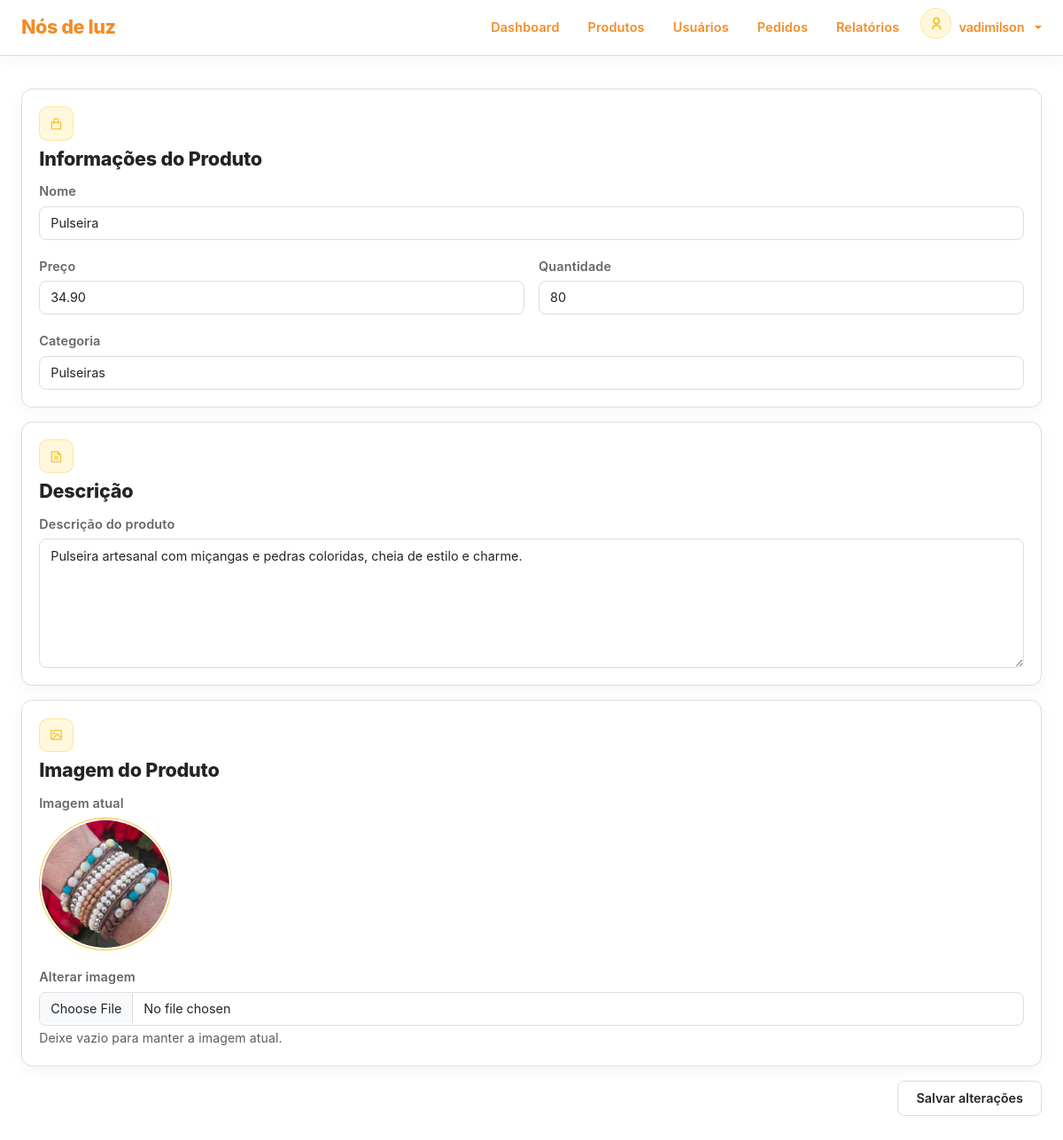
The page /dashboard/product-edit.php?id=6 (signed in) on the database its author committed.
### tables this page shows
CREATE TABLE `products` (
  `id` int(11) NOT NULL,
  `name` varchar(250) NOT NULL,
  `quantity` int(11) NOT NULL DEFAULT 0,
  `price` decimal(10,2) NOT NULL,
  `description` text NOT NULL,
  `image` varchar(256) NOT NULL,
  `category` varchar(50) NOT NULL
);

### app/config/config.php (called while the page is built, shortened)
<?php
function e(?string $value): string
{
    return htmlspecialchars($value ?? '', ENT_QUOTES, 'UTF-8');
}
?>

### dashboard/product-edit.php (the view, shortened to what this page needs)
<?php
require_once __DIR__ . '/../app/config/config.php';
require_once BASE_PATH . '/app/middleware/admin.php';
$id = (int) ($_GET['id'] ?? 0);
$stmt = mysqli_prepare(
    $conn,
    "SELECT id, name, quantity, price, description, image, category
     FROM products
     WHERE id = ?"
);
mysqli_stmt_bind_param($stmt, "i", $id);
mysqli_stmt_execute($stmt);
$result = mysqli_stmt_get_result($stmt);
$product = mysqli_fetch_assoc($result);
require_once BASE_PATH . '/components/layout/head.php';
require_once BASE_PATH . '/components/layout/header.php';
?>
<div class="custom-main-container min-vh-100 section-spacer">
    <div class="row g-3">
        <div class="col-12">
            <form
                action="<?= BASE_URL ?>app/controllers/product-controller.php"
                method="POST"
                enctype="multipart/form-data"
            >
                <div class="d-flex flex-column gap-3">
                    <div class="card no-hover">
                        <div class="card-body">
                            <div class="form-content">
                                <div class="form-header">
                                    <div class="icon-box">
                                        <i class="ri-shopping-bag-line"></i>
                                    </div>
                                    <h3 class="form-title">
                                        Informações do Produto
                                    </h3>
                                </div>
                                <div class="form-body row g-3">
                                    <div class="form-field col-12">
                                        <label for="name">
                                            Nome
                                        </label>
                                        <input
                                            class="form-control"
                                            name="name"
                                            id="name"
                                            type="text"
                                            minlength="2"
                                            maxlength="250"
                                            value="<?= e($product['name']) ?>"
                                            required
                                        >
                                    </div>
                                    <div class="form-field col-6">
                                        <label for="price">
                                            Preço
                                        </label>
                                        <input
                                            class="form-control"
                                            name="price"
                                            id="price"
                                            type="number"
                                            min="0"
                                            step="0.01"
                                            value="<?= e($product['price']) ?>"
                                            required
                                        >
                                    </div>
                                    <div class="form-field col-6">
                                        <label for="quantity">
                                            Quantidade
                                        </label>
                                        <input
                                            class="form-control"
                                            name="quantity"
                                            id="quantity"
                                            type="number"
                                            min="0"
                                            step="1"
                                            value="<?= e($product['quantity']) ?>"
                                            required
                                        >
                                    </div>
                                    <div class="form-field col-12">
                                        <label for="category">
                                            Categoria
                                        </label>
                                        <input
                                            class="form-control"
                                            name="category"
                                            id="category"
                                            type="text"
                                            maxlength="50"
                                            value="<?= e($product['category']) ?>"
                                            required
                                        >
                                    </div>
                                </div>
                            </div>
                        </div>
                    </div>
                    <div class="card no-hover">
                        <div class="card-body">
                            <div class="form-content">
                                <div class="form-header">
                                    <div class="icon-box">
                                        <i class="ri-file-text-line"></i>
                                    </div>
                                    <h3 class="form-title">
                                        Descrição
                                    </h3>
                                </div>
                                <div class="form-body row g-3">
                                    <div class="form-field col-12">
                                        <label for="description">
                                            Descrição do produto
                                        </label>
                                        <textarea
                                            class="form-control"
                                            name="description"
                                            id="description"
                                            rows="6"
                                            maxlength="5000"
                                            required
                                        ><?= e($product['description']) ?></textarea>
                                    </div>
                                </div>
                            </div>
                        </div>
                    </div>
                    <div class="card no-hover">
                        <div class="card-body">
                            <div class="form-content">
                                <div class="form-header">
                                    <div class="icon-box">
                                        <i class="ri-image-line"></i>
                                    </div>
                                    <h3 class="form-title">
                                        Imagem do Produto
                                    </h3>
                                </div>
                                <div class="form-body row g-3">
                                    <div class="form-field col-12">
                                        <label>
                                            Imagem atual
                                        </label>
                                        <div>
                                            <img
                                                src="<?= BASE_URL . e($product['image']) ?>"
                                                alt="<?= e($product['name']) ?>"
                                                style="width: 150px; height: 150px; object-fit: cover;"
                                            >
                                        </div>
                                    </div>
                                    <div class="form-field col-12">
                                        <label for="image">
                                            Alterar imagem
                                        </label>
                                        <input
                                            class="form-control"
                                            name="image"
                                            id="image"
                                            type="file"
                                            accept="image/jpeg,image/png,image/webp"
                                        >
                                        <small class="text-muted">
                                            Deixe vazio para manter a imagem atual.
                                        </small>
                                    </div>
                                </div>
                            </div>
                        </div>
                    </div>
                    <div class="d-flex w-100 justify-content-end p-0">
                        <button
                            type="submit"
                            class="btn secondary"
                        >
                            Salvar Alterações
                        </button>
                    </div>
                </div>
            </form>
        </div>
    </div>
</div>

### assets/css/index.css (style rules this page uses)
* { padding: 0; margin: 0; box-sizing: border-box; list-style: none; }
:root { --color-primary: #f4c430; --color-primary-hover: #ddb01f; --color-primary-light: #fff8dc; --color-orange: #f28c28; --color-orange-hover: #df7815; --color-orange-light: #fff0df; --color-background: #ffffff; --color-background-soft: #fafafa; --color-section: #f6f6f6; --color-card: #ffffff; --color-border: #dddddd; --color-border-light: #eeeeee; --color-title: #242424; --color-text: #666666; --color-muted: #999999; --navbar-background: #f7f7f7; --navbar-border: #dddddd; --footer-background: #000000; --footer-text: #dddddd; --color-input: #ffffff; --color-primary-border: #f4c43055; --color-primary-background: #fff8dc; --color-success: #198754; --color-success-border: #19875433; --color-success-background: #19875414; --color-danger: #ff5441; --color-danger-border: #ff544133; --color-danger-background: #ff544114; --font-family: "Inter", Arial, Helvetica, sans-serif; --font-size-xxl: clamp(2rem, 4vw + 1rem, 3.2rem); --font-size-xl: clamp(2rem, 4vw, 3rem); --font-size-lg: 1.35rem; --font-size-md: 1rem; --font-size-sm: 0.9rem; --font-weight-bold: 800; --font-weight-semibold: 600; --font-weight-regular: 400; --container-width: 1060px; --radius-sm: 8px; --radius-md: 10px; --radius-lg: 12px; --transition: 0.2s ease; --shadow-sm: 0 5px 18px rgba(0, 0, 0, 0.04); --shadow-md: 0 10px 25px rgba(0, 0, 0, 0.08); }
html { scroll-behavior: smooth; }
body { overflow-x: hidden; background-color: var(--color-background); color: var(--color-text); font-family: "Inter", sans-serif !important; font-size: var(--font-size-md); font-weight: var(--font-weight-regular); line-height: 1.65; letter-spacing: 0.01em; -webkit-font-smoothing: antialiased; }
h1, h2, h3, h4, h5, h6, span { color: var(--color-title); letter-spacing: -0.01em; }
.custom-main-container, .custom-main-container-fluid { width: 100%; margin-inline: auto; padding-inline: 1.5rem; }
.custom-main-container { max-width: 1200px; }
.section-spacer { padding-top: 100px; padding-bottom: 100px; }
.icon-box { flex-shrink: 0; width: 2.4rem !important; height: 2.4rem !important; display: flex; justify-content: center; align-items: center; background: var(--color-primary-light); color: var(--color-primary); font-size: 0.95rem; border: 1px solid var(--color-primary-border); border-radius: var(--radius-md); margin-bottom: 0.5rem; }
.card { background: var(--color-card) !important; border: 1px solid var(--color-border) !important; border-radius: var(--radius-lg) !important; color: var(--color-text); transition: var(--transition); box-shadow: var(--shadow-sm); }
.card .card-body { position: relative; padding: 1.2rem; }
.card .card-body img { width: 5rem; height: 5rem; object-fit: cover; padding: 2px; border: 1px solid var(--color-primary); border-radius: 50%; }
.card, .table-container, .projects-list { scrollbar-width: none; -ms-overflow-style: none; }
.btn.secondary { background: var(--color-card); border: 1px solid var(--color-border); border-radius: var(--radius-sm); padding: 0.5rem 1.25rem; font-size: var(--font-size-sm); font-weight: var(--font-weight-semibold); color: var(--color-title); transition: var(--transition); }
form { color: var(--color-text); }
.form-title { color: var(--color-title); font-size: var(--font-size-lg); font-weight: var(--font-weight-bold); margin-bottom: 0.6rem; }
form label { font-size: var(--font-size-sm); color: var(--color-text); font-weight: var(--font-weight-semibold); margin-bottom: 0.3rem; }
form .form-field { position: relative; }
form .form-control, form .form-select { background-color: var(--color-input) !important; border: 1px solid var(--color-border) !important; border-radius: var(--radius-sm) !important; color: var(--color-title) !important; padding: 0.45rem 0.75rem !important; font-size: var(--font-size-sm) !important; transition: border-color var(--transition); }
form .form-control::placeholder { color: var(--color-muted); opacity: 0.8; }
form textarea { min-height: 6rem; max-height: 12rem; }
.form-field input[type="password"], .form-field input[type="text"] { padding-right: 2rem !important; }
.btn, .nav-item a, .card-title { text-transform: lowercase !important; }
.btn::first-letter, .nav-item a::first-letter, .card-title::first-letter { text-transform: uppercase !important; }

### rows shown on the page
products: name "Pulseira", price "34.90", quantity "80", category "Pulseiras", description "Pulseira artesanal com miçangas e pedras coloridas, cheia de estilo e charme.", image (picture)

### other values the page prints
$_SESSION['name'] "vadimilson"
